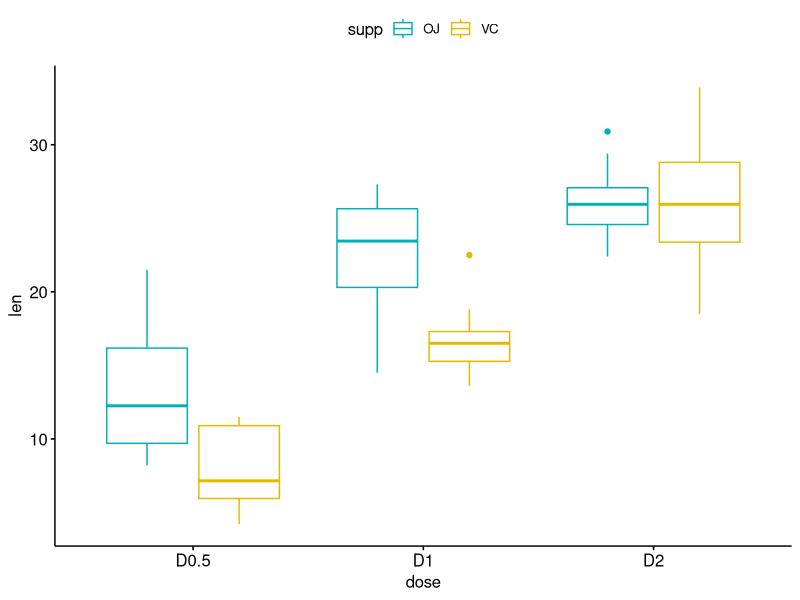
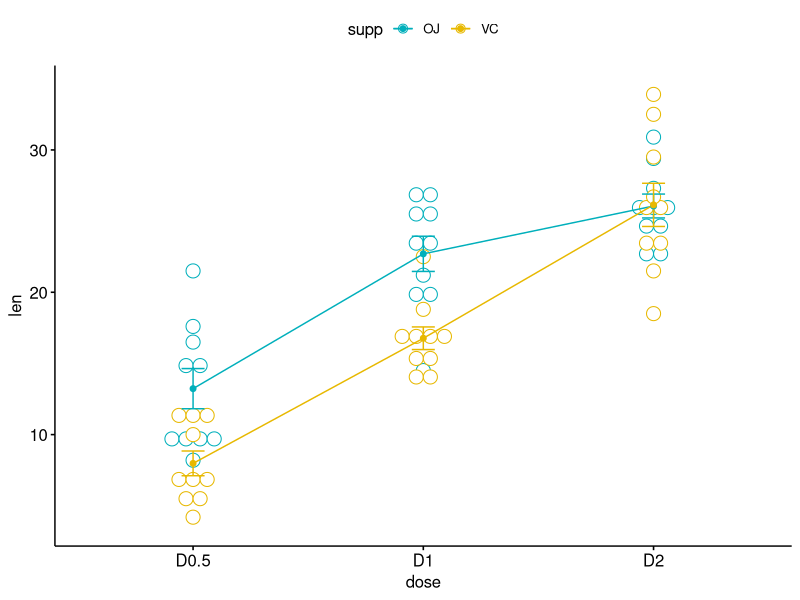
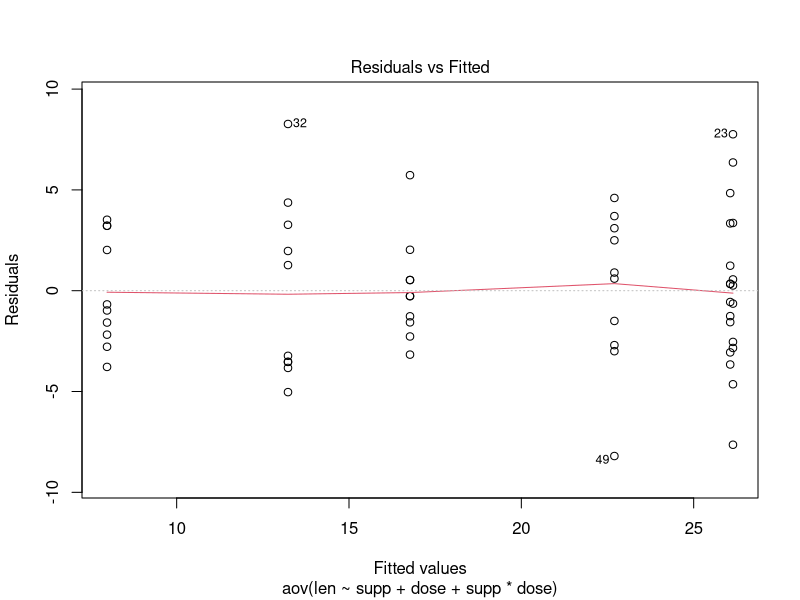
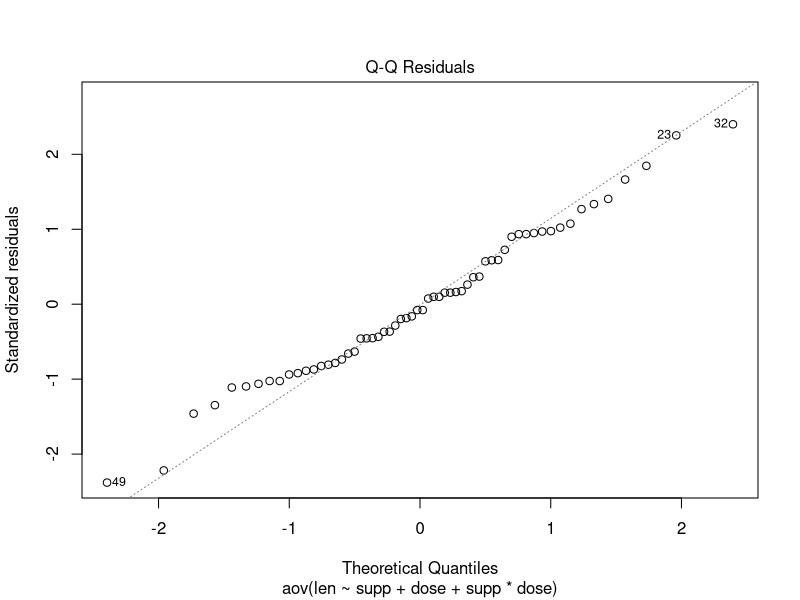

Recreate these plots in R, in order.
library(ggpubr)

# class codes
plantgrowth=data.frame(block=factor(c('block1','block2','block3',
                                      'block1','block2','block3',
                                      'block1','block2','block3')),
                       treatment=factor(c('A','A','A','B','B','B','C','C','C')),
                       growth=c(430,542,287,367,463,253,320,421,207))

summary(aov(growth~treatment,data=plantgrowth))

aov2=aov(growth ~ treatment + block, data = plantgrowth)
summary(aov2)

TukeyHSD(aov(growth ~ treatment + block, data = plantgrowth),which='treatment')


#?ToothGrowth
my_data=ToothGrowth
head(my_data)
str(my_data)

my_data$dose <- factor(my_data$dose, 
                       levels = c(0.5, 1, 2),
                       labels = c("D0.5", "D1", "D2"))
head(my_data)

# generating a frequency table
# this is a balenced design
table(my_data$supp, my_data$dose)

# Visualizing the data
#boxplot
ggboxplot(my_data, x = "dose", y = "len", color = "supp",
          palette = c("#00AFBB", "#E7B800"))

# interaction plot
ggline(my_data, x = "dose", y = "len", color = "supp",
       add = c("mean_se", "dotplot"),
       palette = c("#00AFBB", "#E7B800"))

# Compute two_way ANOVA test balanced design
res.aov2 <- aov(len ~ supp + dose, data = my_data)
summary(res.aov2)

# Two-way ANOVA with interaction effect
# These two calls are equivalent
#res.aov3 <- aov(len ~ supp * dose, data = my_data)
res.aov3 <- aov(len ~ supp + dose + supp*dose, data = my_data)
summary(res.aov3)

# Multiple pairwise-comparison between the means of groups
# We use Tukey's HSD here for equal size in each group
# Other methods include: Bonferroni, Scheffe, LSD and so forth may be used
TukeyHSD(res.aov3, which = "dose")

#install.packages('multcomp')
#library(multcomp)
#summary(glht(res.aov2, linfct = mcp(dose = "Tukey")))

# Check assumptions
# Check the homogeneity of variance assumption
plot(res.aov3,1)
library(car)
leveneTest(len ~ supp*dose, data = my_data)

#Check the normality assumption
plot(res.aov3, 2)

# Compute two-way ANOVA test in R for unbalanced designs
my_anova <- aov(len ~ supp * dose, data = my_data)
Anova(my_anova, type = "III")








